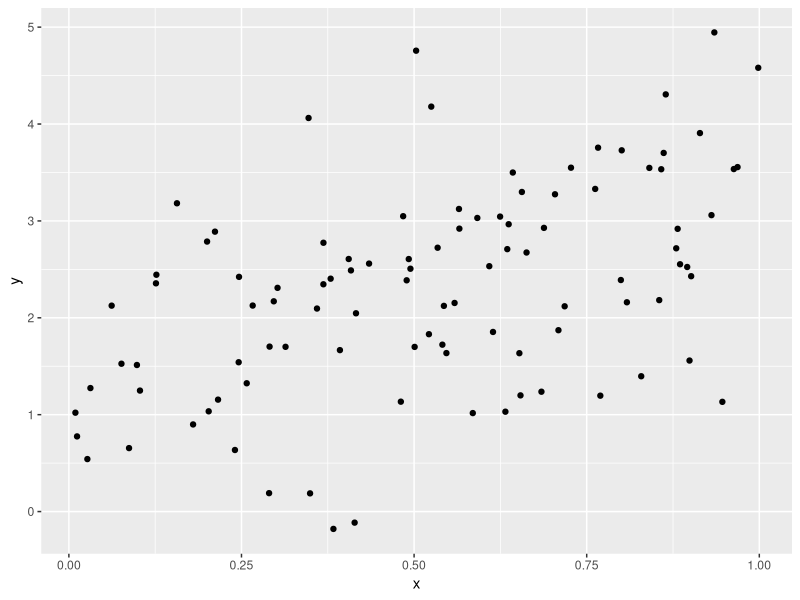

Here is the R script that generated this plot:
## ---- chunk 1
library (tidyverse)

plot_df=
  tibble(
    x=runif(100),
    y=1+2*x+rnorm(100)
  )

plot_df |> 
  ggplot(aes(x=x,y=y))+
  geom_point()
